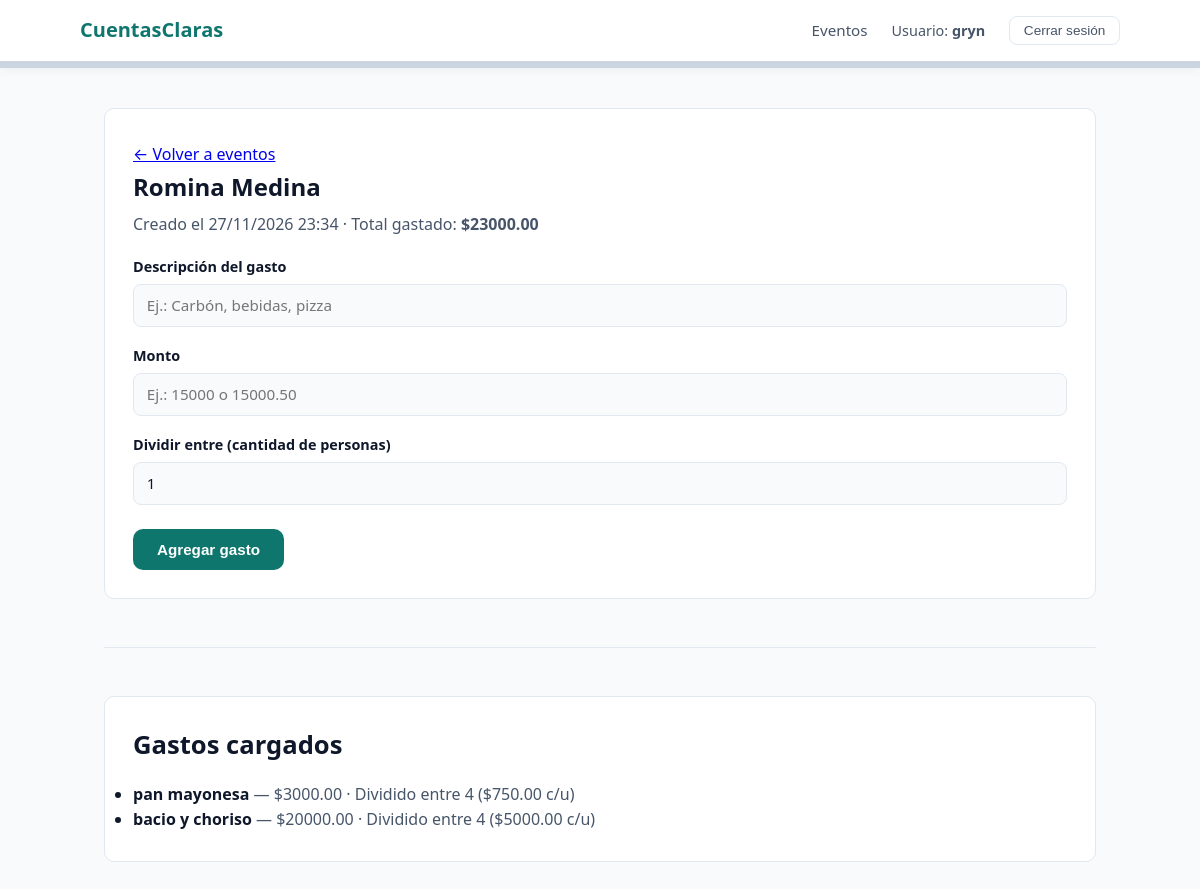
Page /11/ (signed in) on the committed database.
### eventos/models.py (models this page shows, shortened)
class Evento(models.Model):
    organizador = models.ForeignKey(
        settings.AUTH_USER_MODEL,
        on_delete=models.CASCADE,
        related_name="eventos"
    )
    nombre = models.CharField(max_length=120)
    creado_en = models.DateTimeField(auto_now_add=True)
    class Meta:
        ordering = ["-creado_en"]

class Gasto(models.Model):
    evento = models.ForeignKey(
        Evento,
        on_delete=models.CASCADE,
        related_name="gastos",
    )
    cargado_por = models.ForeignKey(
        settings.AUTH_USER_MODEL,
        on_delete=models.CASCADE,
        related_name="gastos_cargados",
    )
    descripcion = models.CharField(max_length=140)
    monto = models.DecimalField(max_digits=10, decimal_places=2)
    dividir_entre = models.PositiveIntegerField(default=1)
    creado_en = models.DateTimeField(auto_now_add=True)
    class Meta:
        ordering = ["-creado_en"]
    @property
    def monto_por_persona(self):
        if self.dividir_entre > 0:
            return self.monto / self.dividir_entre
        return self.monto

### eventos/views.py (the view, shortened to what this page needs)
# urls.py: path("<int:evento_id>/", views.detalle_evento, name="detalle_evento"),
@login_required
def detalle_evento(request, evento_id):
    evento = get_object_or_404(
        Evento,
        id=evento_id,
        organizador=request.user,
    )
    error = None
    gastos = evento.gastos.all()
    total_gastado = sum((g.monto for g in gastos), Decimal("0.00"))
    return render(
        request,
        "eventos/detalle_evento.html",
        {
            "evento": evento,
            "gastos": gastos,
            "total_gastado": total_gastado,
            "error": error,
        },
    )

### eventos/templates/eventos/detalle_evento.html (shortened to what this page needs)
{% load static %}
<!DOCTYPE html>
<html lang="es">
<head>
  <link rel="stylesheet" href="{% static 'eventos/estilos.css' %}" />
</head>
<body>
  <header>
    <nav aria-label="Navegación principal">
      <a href="{% url 'inicio' %}">CuentasClaras</a>
      <div class="nav-links">
        <a href="{% url 'crear_evento' %}">Eventos</a>
        <span class="nav-user">Usuario: <strong>{{ request.user.username }}</strong></span>
        <form method="post" action="{% url 'logout' %}">
          <button type="submit" class="btn-salir">Cerrar sesión</button>
        </form>
      </div>
    </nav>
  </header>
  <main>
    <section class="tarjeta">
      <p class="subtexto"><a href="{% url 'crear_evento' %}">← Volver a eventos</a></p>
      <h1>{{ evento.nombre }}</h1>
      <p class="subtexto">
        Creado el {{ evento.creado_en|date:"d/m/Y H:i" }} · Total gastado: <strong>${{ total_gastado }}</strong>
      </p>
      <form method="post">
        <div class="campo">
          <label for="id_descripcion">Descripción del gasto</label>
          <input
            type="text"
            name="descripcion"
            id="id_descripcion"
            placeholder="Ej.: Carbón, bebidas, pizza"
            maxlength="140"
            required
          />
        </div>
        <div class="campo">
          <label for="id_monto">Monto</label>
          <input
            type="text"
            name="monto"
            id="id_monto"
            placeholder="Ej.: 15000 o 15000.50"
            required
          />
        </div>
        <div class="campo">
          <label for="id_dividir_entre">Dividir entre (cantidad de personas)</label>
          <input
            type="number"
            name="dividir_entre"
            id="id_dividir_entre"
            value="1"
            min="1"
            required
          />
        </div>
        <div class="form-acciones">
          <button type="submit" class="btn-primario">Agregar gasto</button>
        </div>
      </form>
    </section>
    <hr />
    <section class="tarjeta">
      <h2>Gastos cargados</h2>
      {% if gastos %}
        <ul class="lista-eventos">
          {% for gasto in gastos %}
            <li>
              <div>
                <strong>{{ gasto.descripcion }}</strong>
                <span class="subtexto">
                  — ${{ gasto.monto }} · Dividido entre {{ gasto.dividir_entre }} (${{ gasto.monto_por_persona|floatformat:2 }} c/u)
                </span>
              </div>
            </li>
          {% endfor %}
        </ul>
      {% else %}
        <p class="subtexto">Todavía no hay gastos cargados en este evento.</p>
      {% endif %}
    </section>
  </main>
</body>
</html>

### eventos/static/eventos/estilos.css (style rules this page uses)
:root { --bg-page: #f8fafc; --bg-card: #ffffff; --text-main: #0f172a; --text-muted: #475569; --primary: #0f766e; --primary-hover: #115e59; --border: #e2e8f0; --radius: 10px; }
* { box-sizing: border-box; margin: 0; padding: 0; }
body { font-family: system-ui, -apple-system, BlinkMacSystemFont, "Segoe UI", Roboto, sans-serif; background-color: var(--bg-page); color: var(--text-main); line-height: 1.6; }
header { position: sticky; top: 0; z-index: 999; background-color: var(--bg-card); border-bottom: 7px solid #cbd5e1; box-shadow: 0 2px 10px rgba(15, 23, 42, 0.05); padding: 0.9rem 2rem; }
nav { max-width: 1040px; margin: 0 auto; display: flex; justify-content: space-between; align-items: center; flex-wrap: wrap; gap: 1rem; }
nav > a { font-size: 1.25rem; color: var(--primary); text-decoration: none; font-weight: 700; }
.nav-links { display: flex; gap: 1.5rem; align-items: center; flex-wrap: wrap; }
.nav-links a { text-decoration: none; color: var(--text-muted); font-weight: 500; font-size: 0.95rem; }
.nav-user { color: var(--text-muted); font-size: 0.9rem; }
main { max-width: 1040px; margin: 0 auto; padding: 2.5rem 1.5rem; }
hr { border: none; border-top: 1px solid var(--border); margin: 3rem 0; }
.btn-primario { background-color: var(--primary); color: #ffffff; padding: 0.75rem 1.5rem; border-radius: var(--radius); text-decoration: none; font-weight: 600; font-size: 0.95rem; border: none; cursor: pointer; display: inline-block; transition: background-color 0.2s; }
.btn-salir { background-color: var(--bg-card); color: var(--text-muted); border: 1px solid var(--border); padding: 0.4rem 0.85rem; border-radius: 8px; font-size: 0.85rem; font-weight: 500; cursor: pointer; }
.tarjeta { background-color: var(--bg-card); border: 1px solid var(--border); border-radius: var(--radius); padding: 1.75rem; }
.subtexto { color: var(--text-muted); margin-top: 0.35rem; }
section h2 { font-size: 1.6rem; margin-bottom: 1rem; }
.campo { margin-top: 1.1rem; }
.campo label { display: block; font-weight: 600; font-size: 0.9rem; margin-bottom: 0.35rem; }
.campo input { width: 100%; padding: 0.65rem 0.8rem; border: 1px solid var(--border); border-radius: 8px; font-size: 0.95rem; font-family: inherit; background-color: var(--bg-page); color: var(--text-main); }
.form-acciones { margin-top: 1.5rem; }

### rows in the picture
Evento: nombre "Romina Medina", creado_en "27/11/2026 23:34"
Gasto: descripcion "pan mayonesa", monto "3000.00", dividir_entre "4", monto_por_persona "750.00"
Gasto: descripcion "bacio y choriso", monto "20000.00", dividir_entre "4", monto_por_persona "5000.00"

### other values in the picture
{{ request.user.username }} "gryn"
{{ total_gastado }} "23000.00"
